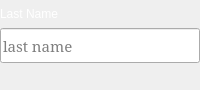
                  <widget class="QFrame" name="frame_lname_create">
                   <property name="maximumSize">
                    <size>
                     <width>16777215</width>
                     <height>90</height>
                    </size>
                   </property>
                   <property name="frameShape">
                    <enum>QFrame::NoFrame</enum>
                   </property>
                   <property name="frameShadow">
                    <enum>QFrame::Raised</enum>
                   </property>
                   <layout class="QGridLayout" name="gridLayout_18">
                    <property name="leftMargin">
                     <number>0</number>
                    </property>
                    <property name="topMargin">
                     <number>0</number>
                    </property>
                    <property name="rightMargin">
                     <number>0</number>
                    </property>
                    <property name="bottomMargin">
                     <number>0</number>
                    </property>
                    <property name="spacing">
                     <number>0</number>
                    </property>
                    <item row="0" column="0">
                     <widget class="QLabel" name="label_8">
                      <property name="palette">
                       <palette>
                        <active>
                         <colorrole role="WindowText">
                          <brush brushstyle="SolidPattern">
                           <color alpha="255">
                            <red>255</red>
                            <green>255</green>
                            <blue>255</blue>
                           </color>
                          </brush>
                         </colorrole>
                         <colorrole role="Text">
                          <brush brushstyle="SolidPattern">
                           <color alpha="255">
                            <red>255</red>
                            <green>255</green>
                            <blue>255</blue>
                           </color>
                          </brush>
                         </colorrole>
                         <colorrole role="ButtonText">
                          <brush brushstyle="SolidPattern">
                           <color alpha="255">
                            <red>255</red>
                            <green>255</green>
                            <blue>255</blue>
                           </color>
                          </brush>
                         </colorrole>
                         <colorrole role="PlaceholderText">
                          <brush brushstyle="NoBrush">
                           <color alpha="128">
                            <red>255</red>
                            <green>255</green>
                            <blue>255</blue>
                           </color>
                          </brush>
                         </colorrole>
                        </active>
                        <inactive>
                         <colorrole role="WindowText">
                          <brush brushstyle="SolidPattern">
                           <color alpha="255">
                            <red>255</red>
                            <green>255</green>
                            <blue>255</blue>
                           </color>
                          </brush>
                         </colorrole>
                         <colorrole role="Text">
                          <brush brushstyle="SolidPattern">
                           <color alpha="255">
                            <red>255</red>
                            <green>255</green>
                            <blue>255</blue>
                           </color>
                          </brush>
                         </colorrole>
                         <colorrole role="ButtonText">
                          <brush brushstyle="SolidPattern">
                           <color alpha="255">
                            <red>255</red>
                            <green>255</green>
                            <blue>255</blue>
                           </color>
                          </brush>
                         </colorrole>
                         <colorrole role="PlaceholderText">
                          <brush brushstyle="NoBrush">
                           <color alpha="128">
                            <red>255</red>
                            <green>255</green>
                            <blue>255</blue>
                           </color>
                          </brush>
                         </colorrole>
                        </inactive>
                        <disabled>
                         <colorrole role="WindowText">
                          <brush brushstyle="SolidPattern">
                           <color alpha="255">
                            <red>255</red>
                            <green>255</green>
                            <blue>255</blue>
                           </color>
                          </brush>
                         </colorrole>
                         <colorrole role="Text">
                          <brush brushstyle="SolidPattern">
                           <color alpha="255">
                            <red>255</red>
                            <green>255</green>
                            <blue>255</blue>
                           </color>
                          </brush>
                         </colorrole>
                         <colorrole role="ButtonText">
                          <brush brushstyle="SolidPattern">
                           <color alpha="255">
                            <red>255</red>
                            <green>255</green>
                            <blue>255</blue>
                           </color>
                          </brush>
                         </colorrole>
                         <colorrole role="PlaceholderText">
                          <brush brushstyle="NoBrush">
                           <color alpha="128">
                            <red>255</red>
                            <green>255</green>
                            <blue>255</blue>
                           </color>
                          </brush>
                         </colorrole>
                        </disabled>
                       </palette>
                      </property>
                      <property name="text">
                       <string>Last Name</string>
                      </property>
                     </widget>
                    </item>
                    <item row="1" column="0">
                     <widget class="QLineEdit" name="lineEdit_last_name_create">
                      <property name="minimumSize">
                       <size>
                        <width>0</width>
                        <height>35</height>
                       </size>
                      </property>
                      <property name="maximumSize">
                       <size>
                        <width>450</width>
                        <height>16777215</height>
                       </size>
                      </property>
                      <property name="font">
                       <font>
                        <family>Serif</family>
                        <pointsize>11</pointsize>
                        <weight>50</weight>
                        <italic>false</italic>
                        <bold>false</bold>
                       </font>
                      </property>
                      <property name="placeholderText">
                       <string>last name</string>
                      </property>
                     </widget>
                    </item>
                    <item row="2" column="0">
                     <widget class="QLabel" name="label_problem_last_name_create">
                      <property name="styleSheet">
                       <string notr="true">QLabel{
	color: red;
	font: 10pt &quot;Serif&quot;;
	padding-left: 3px;
}</string>
                      </property>
                      <property name="text">
                       <string/>
                      </property>
                     </widget>
                    </item>
                   </layout>
                  </widget>
